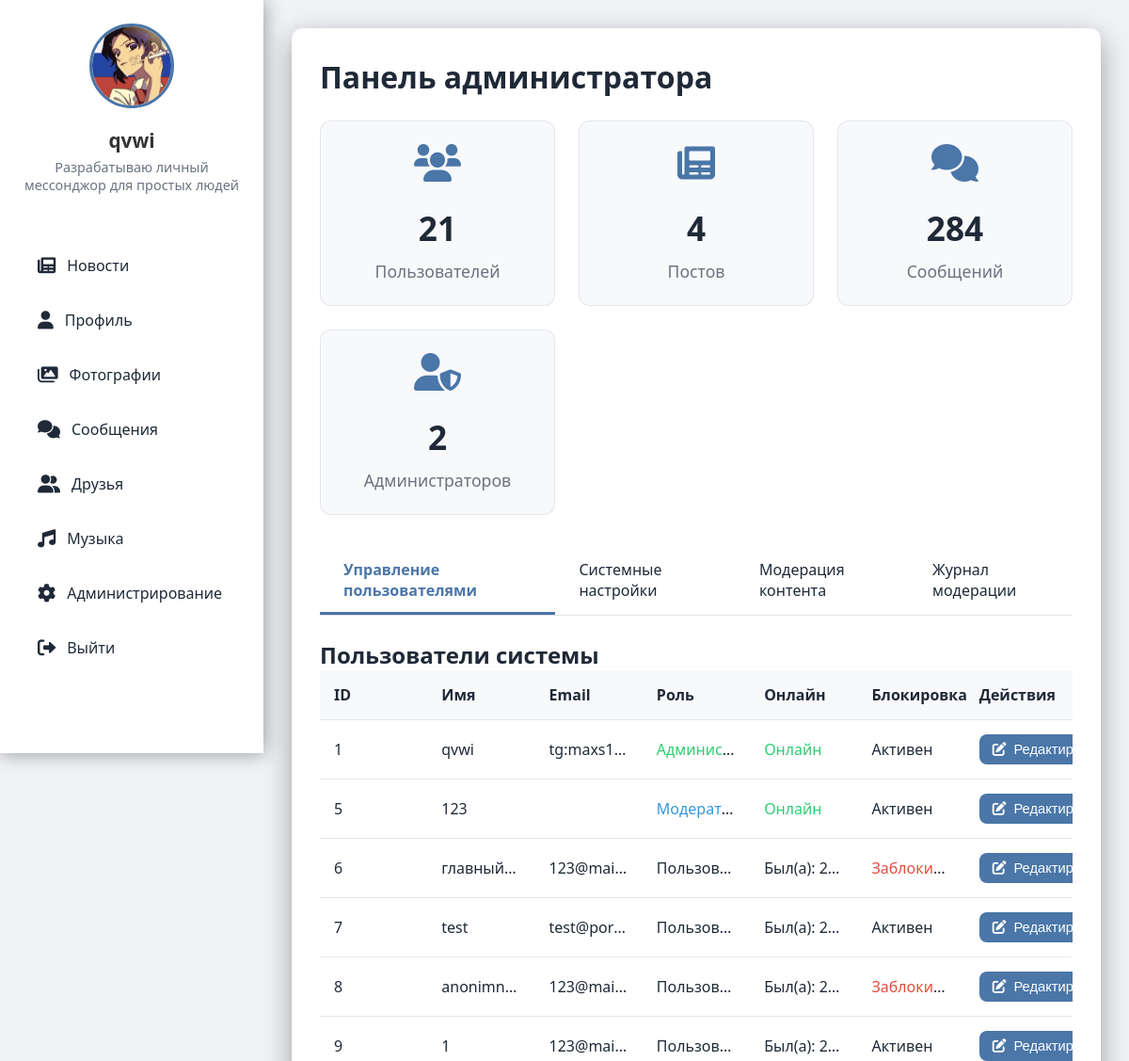
Page /admin (signed in, upper part) on the earlier database version.
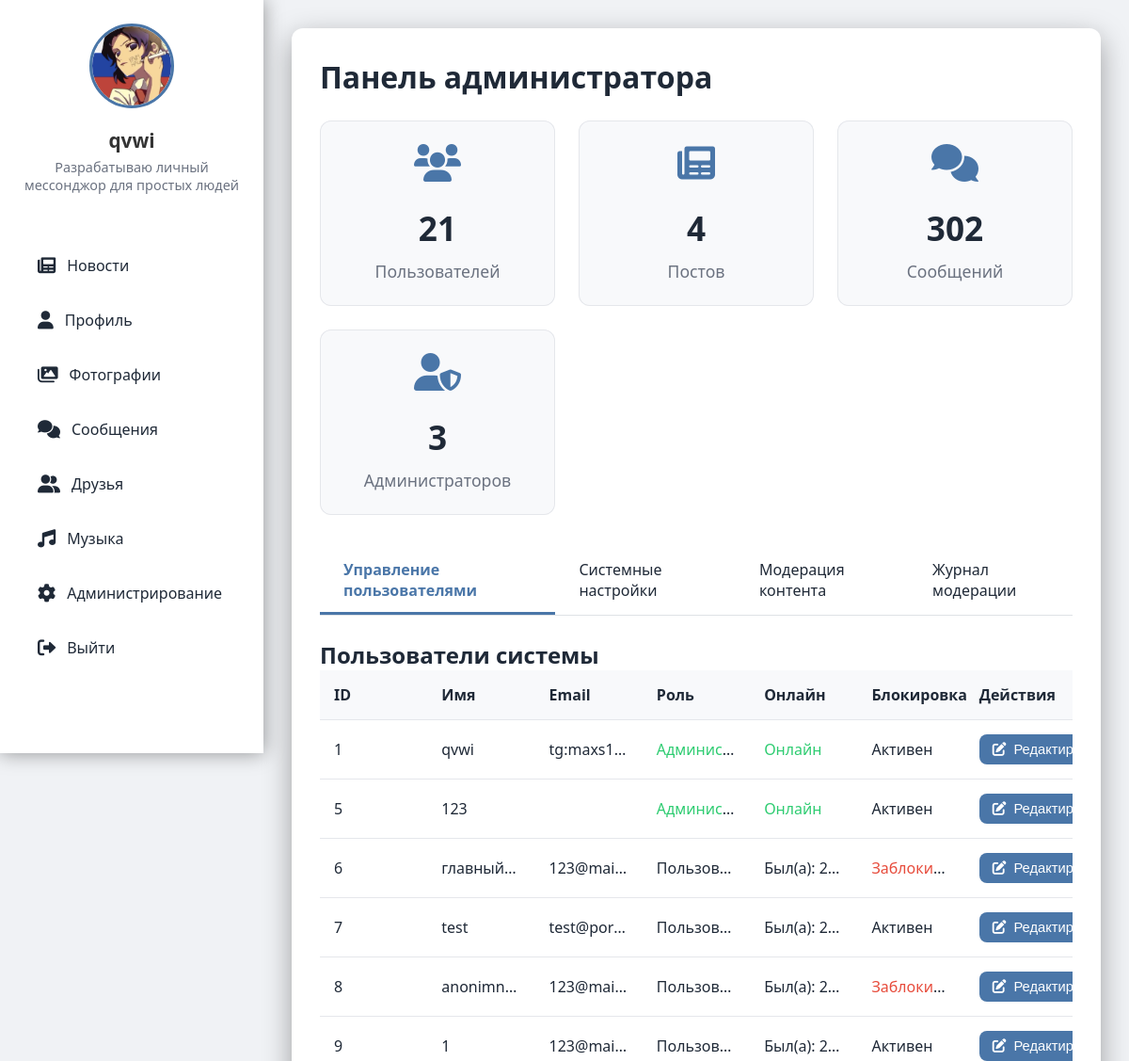
Same page on the later database version.
### tables this page shows
CREATE TABLE users (
                id INTEGER PRIMARY KEY AUTOINCREMENT,
                username TEXT UNIQUE NOT NULL,
                password TEXT NOT NULL,
                email TEXT,
                bio TEXT,
                avatar TEXT, role TEXT DEFAULT 'user' CHECK(role IN ('admin', 'moderator', 'user')), is_online BOOLEAN DEFAULT FALSE, last_seen DATETIME, banner TEXT, is_blocked BOOLEAN DEFAULT 0, block_reason TEXT);

### routes/admin.py (the view)
@bp.route('/admin')
def admin():
    if 'user_id' not in session:
        return redirect(url_for('auth.index'))
    user_id = session['user_id']
    conn = get_db()
    c = conn.cursor()
    c.execute("SELECT * FROM users WHERE id = ?", (user_id,))
    user = c.fetchone()
    if not user or user['role'] != 'admin':
        return redirect(url_for('feed.feed'))
    c.execute("SELECT COUNT(*) FROM users")
    users_count = c.fetchone()[0]
    c.execute("SELECT COUNT(*) FROM posts")
    posts_count = c.fetchone()[0]
    c.execute("SELECT COUNT(*) FROM messages")
    messages_count = c.fetchone()[0]
    c.execute("SELECT COUNT(*) FROM users WHERE role = 'admin'")
    admins_count = c.fetchone()[0]
    c.execute("SELECT id, username, email, bio, avatar, role, is_online, last_seen, is_blocked, block_reason FROM users")
    users = c.fetchall()
    c.execute("SELECT key, value FROM settings")
    settings = {row['key']: row['value'] for row in c.fetchall()}
    c.execute("SELECT id, email, message, status, created_at FROM invite_requests WHERE status='pending' ORDER BY created_at DESC")
    invite_requests = c.fetchall()
    c.execute("""
        SELECT code, uses_left, created_at, expires_at,
               CASE WHEN expires_at IS NOT NULL AND expires_at <= CURRENT_TIMESTAMP THEN 1 ELSE 0 END AS expired
        FROM invites ORDER BY created_at DESC
    """)
    invites = c.fetchall()
    c.execute("SELECT id, target_type, target_id, reason, created_at FROM reports WHERE status='open' ORDER BY created_at DESC")
    reports = c.fetchall()
    c.execute('''SELECT mr.id, mr.track_id, mr.reason, mr.created_at, m.title, m.filename, u.username
                 FROM music_reports mr JOIN music m ON mr.track_id=m.id JOIN users u ON mr.reporter_id=u.id
                 WHERE mr.status='open' ORDER BY mr.created_at DESC''')
    music_reports = c.fetchall()
    conn.close()
    return render_template('admin.html',
                           user=user,
                           users_count=users_count,
                           posts_count=posts_count,
                           messages_count=messages_count,
                           admins_count=admins_count,
                           users=users,
                           settings=settings,
                           reports=reports,
                           music_reports=music_reports,
                           invite_requests=invite_requests,
                           invites=invites)

### app.py (called while the page is built)
def _gen_csrf_token():
    import secrets
    token = session.get('_csrf_token')
    if not token:
        token = secrets.token_urlsafe(32)
        session['_csrf_token'] = token
    return token

@app.context_processor
def inject_csrf():
    return {'csrf_token': _gen_csrf_token()}

@app.before_request
def csrf_protect():
    if request.method in ('POST','PUT','PATCH','DELETE'):
        if request.path.startswith('/socket.io') or request.path.startswith('/static'):
            return None
        if request.endpoint in {'auth.index'}:
            if not session.get('_csrf_token'):
                return None
        token = None
        token = request.headers.get('X-CSRFToken') or request.headers.get('X-CSRF-Token')
        if not token:
            token = request.form.get('csrf_token') or request.args.get('csrf_token')
        if not token and request.is_json:
            try:
                token = (request.get_json(silent=True) or {}).get('csrf_token')
            except Exception:
                token = None
        if not token or token != session.get('_csrf_token'):
            return ('CSRF token missing or invalid', 400)

### templates/admin.html (shortened to what the changed rows need)
<!DOCTYPE html>
<html>
<head>
    <link href="https://cdnjs.cloudflare.com/ajax/libs/font-awesome/6.0.0/css/all.min.css" rel="stylesheet">
</head>
<body>
    <div class="content">
        <div class="admin-container">
            <h1>Панель администратора</h1>
            <div class="stats-grid">
                <div class="stat-card">
                    <i class="fas fa-comments"></i>
                    <div class="number">{{ messages_count }}</div>
                    <div class="label">Сообщений</div>
                </div>
                <div class="stat-card">
                    <i class="fas fa-user-shield"></i>
                    <div class="number">{{ admins_count }}</div>
                    <div class="label">Администраторов</div>
                </div>
            </div>
            <div class="tab-content active" id="users-tab">
                <h2>Пользователи системы</h2>
                <table class="user-table">
                    <thead>
                        <tr>
                            <th>ID</th>
                            <th>Имя</th>
                            <th>Email</th>
                            <th>Роль</th>
                            <th>Онлайн</th>
                            <th>Блокировка</th>
                            <th>Действия</th>
                        </tr>
                    </thead>
                    <tbody>
                        {% for u in users %}
                        <tr data-user-id="{{ u[0] }}">
                            <td>{{ u[0] }}</td>
                            <td>{{ u[1] }}</td>
                            <td>{{ u[2] }}</td>
                            <td>
                                {% if u[5] == 'admin' %}
                                    <span style="color: #2ecc71;">Администратор</span>
                                {% elif u[5] == 'moderator' %}
                                    <span style="color: #3498db;">Модератор</span>
                                {% else %}
                                    Пользователь
                                {% endif %}
                            </td>
                            <td>
                                {% if u[6] %}
                                    <span style="color:#2ecc71">Онлайн</span>
                                {% else %}
                                    <span title="{{ u[7] }}">Был(а): {{ u[7] }}</span>
                                {% endif %}
                            </td>
                            <td>
                                {% if u[8] %}
                                    <span style="color:#e74c3c">Заблокирован</span>
                                {% else %}
                                    Активен
                                {% endif %}
                            </td>
                            <td class="action-buttons">
                                <button type="button" class="btn js-edit" data-user-id="{{ u[0] }}" data-username="{{ u[1] }}" data-email="{{ u[2] }}" data-blocked="{{ u[8] }}">
                                    <i class="fas fa-edit"></i> Редактировать
                                </button>
                            </td>
                        </tr>
                        {% endfor %}
                    </tbody>
                </table>
            </div>
        </div>
    </div>
</body>
</html>

Differences in the rows shown:
changed users id 5: role "Модерат…" → "Админис…"
Other differences:
{{ messages_count }}: "284" → "302"
{{ admins_count }}: "2" → "3"
